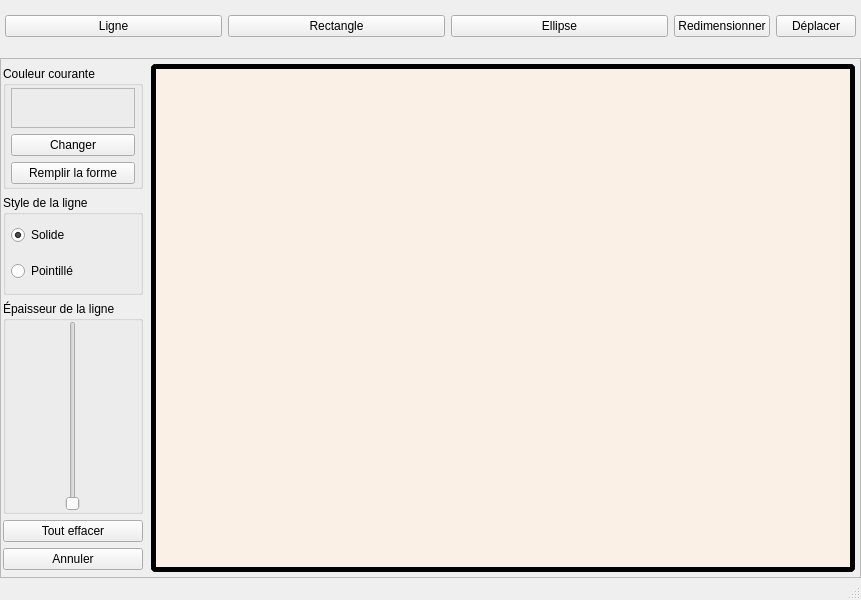
<?xml version="1.0" encoding="UTF-8"?>
<ui version="4.0">
 <class>Main</class>
 <widget class="QMainWindow" name="Main">
  <property name="geometry">
   <rect>
    <x>0</x>
    <y>0</y>
    <width>861</width>
    <height>600</height>
   </rect>
  </property>
  <property name="windowTitle">
   <string>Main</string>
  </property>
  <widget class="QWidget" name="centralwidget">
   <property name="enabled">
    <bool>true</bool>
   </property>
   <layout class="QGridLayout" name="gridLayout_2">
    <property name="leftMargin">
     <number>0</number>
    </property>
    <property name="topMargin">
     <number>0</number>
    </property>
    <property name="rightMargin">
     <number>0</number>
    </property>
    <property name="bottomMargin">
     <number>0</number>
    </property>
    <item row="0" column="0">
     <layout class="QGridLayout" name="gridLayout_main">
      <item row="1" column="0">
       <widget class="QFrame" name="frame">
        <property name="sizePolicy">
         <sizepolicy hsizetype="Preferred" vsizetype="Preferred">
          <horstretch>0</horstretch>
          <verstretch>10</verstretch>
         </sizepolicy>
        </property>
        <property name="autoFillBackground">
         <bool>false</bool>
        </property>
        <property name="frameShape">
         <enum>QFrame::StyledPanel</enum>
        </property>
        <property name="frameShadow">
         <enum>QFrame::Raised</enum>
        </property>
        <layout class="QGridLayout" name="gridLayout_5">
         <property name="leftMargin">
          <number>0</number>
         </property>
         <property name="topMargin">
          <number>0</number>
         </property>
         <property name="rightMargin">
          <number>0</number>
         </property>
         <property name="bottomMargin">
          <number>0</number>
         </property>
         <item row="0" column="0">
          <layout class="QHBoxLayout" name="horizontalLayout">
           <property name="leftMargin">
            <number>0</number>
           </property>
           <property name="topMargin">
            <number>5</number>
           </property>
           <property name="rightMargin">
            <number>5</number>
           </property>
           <property name="bottomMargin">
            <number>5</number>
           </property>
           <item>
            <widget class="QWidget" name="widget_tools" native="true">
             <property name="sizePolicy">
              <sizepolicy hsizetype="Preferred" vsizetype="Preferred">
               <horstretch>1</horstretch>
               <verstretch>0</verstretch>
              </sizepolicy>
             </property>
             <property name="autoFillBackground">
              <bool>true</bool>
             </property>
             <layout class="QGridLayout" name="gridLayout_7">
              <property name="leftMargin">
               <number>0</number>
              </property>
              <property name="topMargin">
               <number>0</number>
              </property>
              <property name="rightMargin">
               <number>0</number>
              </property>
              <property name="bottomMargin">
               <number>0</number>
              </property>
              <item row="0" column="0">
               <layout class="QVBoxLayout" name="verticalLayout_tools">
                <property name="leftMargin">
                 <number>2</number>
                </property>
                <property name="topMargin">
                 <number>2</number>
                </property>
                <property name="rightMargin">
                 <number>2</number>
                </property>
                <property name="bottomMargin">
                 <number>2</number>
                </property>
                <item>
                 <widget class="QGroupBox" name="groupBox_color">
                  <property name="title">
                   <string>Couleur courante</string>
                  </property>
                  <layout class="QVBoxLayout" name="verticalLayout_5">
                   <property name="leftMargin">
                    <number>5</number>
                   </property>
                   <property name="topMargin">
                    <number>2</number>
                   </property>
                   <property name="rightMargin">
                    <number>5</number>
                   </property>
                   <property name="bottomMargin">
                    <number>2</number>
                   </property>
                   <item>
                    <widget class="QFrame" name="colorDisplayFrame">
                     <property name="minimumSize">
                      <size>
                       <width>0</width>
                       <height>40</height>
                      </size>
                     </property>
                     <property name="frameShape">
                      <enum>QFrame::StyledPanel</enum>
                     </property>
                     <property name="frameShadow">
                      <enum>QFrame::Raised</enum>
                     </property>
                    </widget>
                   </item>
                   <item>
                    <widget class="QPushButton" name="chooseColorBtn">
                     <property name="text">
                      <string>Changer</string>
                     </property>
                    </widget>
                   </item>
                   <item>
                    <widget class="QPushButton" name="fillColorBtn">
                     <property name="text">
                      <string>Remplir la forme</string>
                     </property>
                    </widget>
                   </item>
                  </layout>
                 </widget>
                </item>
                <item>
                 <widget class="QGroupBox" name="groupBox_lineStyle">
                  <property name="minimumSize">
                   <size>
                    <width>0</width>
                    <height>100</height>
                   </size>
                  </property>
                  <property name="title">
                   <string>Style de la ligne</string>
                  </property>
                  <layout class="QVBoxLayout" name="verticalLayout_4">
                   <property name="leftMargin">
                    <number>5</number>
                   </property>
                   <property name="topMargin">
                    <number>0</number>
                   </property>
                   <property name="rightMargin">
                    <number>0</number>
                   </property>
                   <property name="bottomMargin">
                    <number>0</number>
                   </property>
                   <item>
                    <widget class="QRadioButton" name="lineStyleSolidRadioBtn">
                     <property name="text">
                      <string>Solide</string>
                     </property>
                     <property name="checked">
                      <bool>true</bool>
                     </property>
                    </widget>
                   </item>
                   <item>
                    <widget class="QRadioButton" name="lineStyleDashedRadioBtn">
                     <property name="text">
                      <string>Pointillé</string>
                     </property>
                    </widget>
                   </item>
                  </layout>
                 </widget>
                </item>
                <item>
                 <widget class="QGroupBox" name="groupBox_lineThickness">
                  <property name="title">
                   <string>Épaisseur de la ligne</string>
                  </property>
                  <layout class="QGridLayout" name="gridLayout_4">
                   <property name="leftMargin">
                    <number>0</number>
                   </property>
                   <property name="topMargin">
                    <number>0</number>
                   </property>
                   <property name="rightMargin">
                    <number>0</number>
                   </property>
                   <property name="bottomMargin">
                    <number>0</number>
                   </property>
                   <item row="0" column="0">
                    <widget class="QSlider" name="lineThicknessSlider">
                     <property name="minimum">
                      <number>1</number>
                     </property>
                     <property name="maximum">
                      <number>10</number>
                     </property>
                     <property name="value">
                      <number>1</number>
                     </property>
                     <property name="orientation">
                      <enum>Qt::Vertical</enum>
                     </property>
                    </widget>
                   </item>
                  </layout>
                 </widget>
                </item>
                <item>
                 <widget class="QPushButton" name="eraseAllBtn">
                  <property name="text">
                   <string>Tout effacer</string>
                  </property>
                 </widget>
                </item>
                <item>
                 <widget class="QPushButton" name="undoBtn">
                  <property name="text">
                   <string>Annuler</string>
                  </property>
                 </widget>
                </item>
               </layout>
              </item>
             </layout>
            </widget>
           </item>
           <item>
            <widget class="DrawingPanel" name="drawingPanel">
             <property name="sizePolicy">
              <sizepolicy hsizetype="Preferred" vsizetype="Preferred">
               <horstretch>10</horstretch>
               <verstretch>0</verstretch>
              </sizepolicy>
             </property>
             <property name="autoFillBackground">
              <bool>false</bool>
             </property>
             <property name="styleSheet">
              <string notr="true">border: 5px solid black;
background: linen;
border-radius: 5px;</string>
             </property>
             <property name="frameShape">
              <enum>QFrame::StyledPanel</enum>
             </property>
             <property name="frameShadow">
              <enum>QFrame::Raised</enum>
             </property>
             <property name="lineWidth">
              <number>1</number>
             </property>
            </widget>
           </item>
          </layout>
         </item>
        </layout>
       </widget>
      </item>
      <item row="0" column="0">
       <widget class="QWidget" name="widget_shapeSelect" native="true">
        <property name="sizePolicy">
         <sizepolicy hsizetype="Preferred" vsizetype="Preferred">
          <horstretch>0</horstretch>
          <verstretch>1</verstretch>
         </sizepolicy>
        </property>
        <property name="autoFillBackground">
         <bool>true</bool>
        </property>
        <layout class="QHBoxLayout" name="horizontalLayout_3">
         <property name="leftMargin">
          <number>5</number>
         </property>
         <property name="topMargin">
          <number>5</number>
         </property>
         <property name="rightMargin">
          <number>5</number>
         </property>
         <property name="bottomMargin">
          <number>5</number>
         </property>
         <item>
          <layout class="QHBoxLayout" name="horizontalLayout_shapeSelect" stretch="1,1,1">
           <item>
            <widget class="QPushButton" name="shapeSelectLineBtn">
             <property name="sizePolicy">
              <sizepolicy hsizetype="Minimum" vsizetype="Fixed">
               <horstretch>0</horstretch>
               <verstretch>1</verstretch>
              </sizepolicy>
             </property>
             <property name="text">
              <string>Ligne</string>
             </property>
             <property name="icon">
              <iconset resource="icons.qrc">
               <normaloff>:/tools/line.png</normaloff>:/tools/line.png</iconset>
             </property>
            </widget>
           </item>
           <item>
            <widget class="QPushButton" name="shapeSelectRectangleBtn">
             <property name="sizePolicy">
              <sizepolicy hsizetype="Minimum" vsizetype="Fixed">
               <horstretch>0</horstretch>
               <verstretch>1</verstretch>
              </sizepolicy>
             </property>
             <property name="text">
              <string>Rectangle</string>
             </property>
             <property name="icon">
              <iconset resource="icons.qrc">
               <normaloff>:/tools/rectangle.png</normaloff>:/tools/rectangle.png</iconset>
             </property>
            </widget>
           </item>
           <item>
            <widget class="QPushButton" name="shapeSelectEllipseBtn">
             <property name="sizePolicy">
              <sizepolicy hsizetype="Minimum" vsizetype="Fixed">
               <horstretch>0</horstretch>
               <verstretch>1</verstretch>
              </sizepolicy>
             </property>
             <property name="cursor">
              <cursorShape>PointingHandCursor</cursorShape>
             </property>
             <property name="text">
              <string>Ellipse</string>
             </property>
             <property name="icon">
              <iconset resource="icons.qrc">
               <normaloff>:/tools/ellipse.png</normaloff>:/tools/ellipse.png</iconset>
             </property>
             <property name="flat">
              <bool>false</bool>
             </property>
            </widget>
           </item>
          </layout>
         </item>
         <item>
          <layout class="QHBoxLayout" name="horizontalLayout_2">
           <item>
            <widget class="QPushButton" name="resizeBtn">
             <property name="toolTip">
              <string>&lt;html&gt;&lt;head/&gt;&lt;body&gt;&lt;p align=&quot;center&quot;&gt;&lt;span style=&quot; font-size:14pt;&quot;&gt;Cliquez sur une figure pour la sélectionner puis la redimensionner à l'aide des carrés bleus dans les angles.&lt;/span&gt;&lt;/p&gt;&lt;/body&gt;&lt;/html&gt;</string>
             </property>
             <property name="text">
              <string>Redimensionner</string>
             </property>
            </widget>
           </item>
           <item>
            <widget class="QPushButton" name="moveBtn">
             <property name="toolTip">
              <string>&lt;html&gt;&lt;head/&gt;&lt;body&gt;&lt;p align=&quot;center&quot;&gt;&lt;span style=&quot; font-size:14pt;&quot;&gt;Cliquez sur une figure pour la sélectionner puis la déplacer en la maintenant avec la souris.&lt;/span&gt;&lt;/p&gt;&lt;/body&gt;&lt;/html&gt;</string>
             </property>
             <property name="text">
              <string>Déplacer</string>
             </property>
            </widget>
           </item>
          </layout>
         </item>
        </layout>
       </widget>
      </item>
     </layout>
    </item>
   </layout>
  </widget>
  <widget class="QMenuBar" name="menubar">
   <property name="geometry">
    <rect>
     <x>0</x>
     <y>0</y>
     <width>861</width>
     <height>22</height>
    </rect>
   </property>
  </widget>
  <widget class="QStatusBar" name="statusbar"/>
 </widget>
 <customwidgets>
  <customwidget>
   <class>DrawingPanel</class>
   <extends>QFrame</extends>
   <header location="global">drawingPanel.h</header>
   <container>1</container>
  </customwidget>
 </customwidgets>
 <resources>
  <include location="icons.qrc"/>
 </resources>
 <connections/>
</ui>
